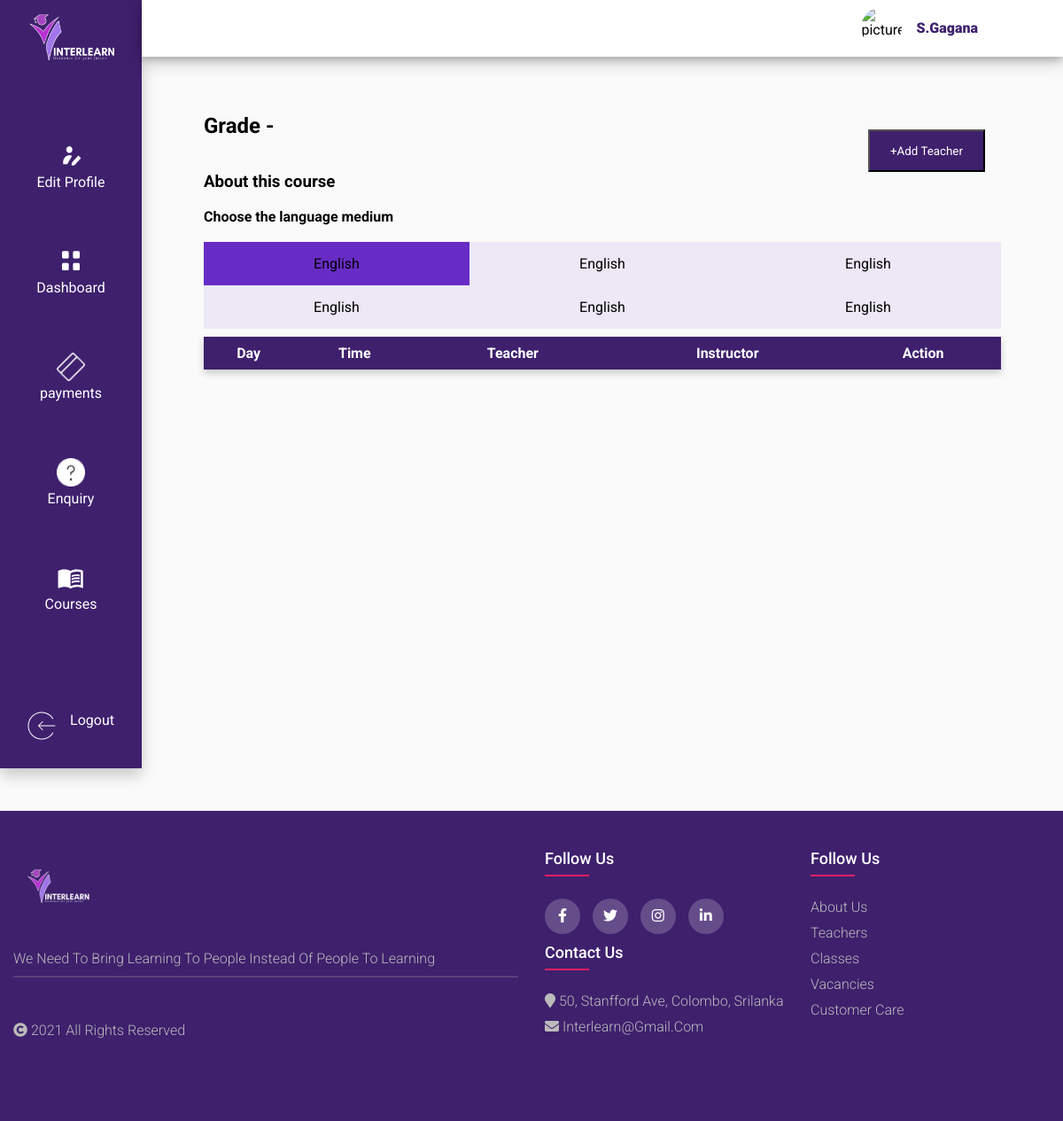
Screenshot of /public/receptionist/course/view/1?id=dfasfdsa (signed in) with the database file from the repository.
### tables this page shows
CREATE TABLE `subject` (
  `subject_id` varchar(255) NOT NULL,
  `subject` varchar(50) NOT NULL,
  `grade` varchar(4) NOT NULL,
  `language_medium` varchar(20) NOT NULL,
  `description` varchar(255) NOT NULL,
  `image` varchar(255) NOT NULL
);

### app/core/app.php (called while the page is built, shortened)
<?php
class App
 {
    protected $controller = '_404';
    protected $method = 'index';
    function __construct()
    {
        $arr=$this->getURL();
        $filename = "../app/controllers/".ucfirst($arr[0]).".php";
        if(file_exists($filename)){
            $this -> controller = $arr[0];
            unset($arr[0]);
        }
        else{
            require "../app/controllers/".$this->controller.".php";
        }
        $mycontroller = new $this->controller();
        $mymethod = $arr[1] ?? $this->method;
        if(!empty($arr[1])){
            if (method_exists($mycontroller,strtolower($mymethod)))
            {
            $this->method = strtolower($mymethod);
        unset($arr[1]);
            }
        }
        $arr = array_values($arr);
        call_user_func_array([$mycontroller,$this->method], $arr);
    }
    private function getURL()
    {
        $url = $_GET['url']??'home';
        $url = filter_var($url,FILTER_SANITIZE_URL);
        $arr = explode("/",$url);
        return $arr;
    }
}

### public/index.php (called while the page is built, shortened)
<?php
 $app = new app();

### app/core/database.php (called while the page is built, shortened)
<?php
class Database{
    private function connect()
    {
        $str="mysql:hostname=".DBHOST.";dbname=".DBNAME;
        $conn = new PDO($str,DBUSER,DBPASS);
        return $conn;
    }
    public function query($query,$data = [], $type = 'object')
    {
        $conn = $this -> connect();
        $stmt = $conn -> prepare($query);
        if($stmt)
        {
            $check = $stmt -> execute($data);
            if($check){
                if($type == 'object'){
                    $type = PDO::FETCH_OBJ;
                }
                else{
                    $type = PDO::FETCH_ASSOC;
                }
                $result = $stmt -> fetchAll($type);
                if(is_array($result) && count($result) >0 ){
                    return $result;
                }
            }
        }
        return false;
    }
}

### app/models/Subject.model.php (called while the page is built, shortened)
<?php
class Subject extends Model
{
    public $table = "subject";
    public function getMedium($subject_name, $grade){
        $query = "SELECT subject_id,language_medium FROM ".$this->table;
        $query .= " WHERE subject = :subjectName AND grade = :grade";
        $data['subjectName'] = $subject_name;
        $data['grade'] = $grade;
        $res = $this -> query($query,$data);
        if($res){
            return $res;
        }else{
            return false;
        }
    }
}

### app/views/receptionist/class.view.php (the view, shortened to what this page needs)
<div class="main-body-div">
    <div class="top-to-bottom-content">
        <div class="all-middle-content">
            <div class="recp_cl_container" onload="setTab()">
                <div class="recp_cl_content">
                    <button name="add-teacher" type="submit" class="recp_det_btn" id="button28" onclick="openModal()">+Add Teacher</button>
                    <?php if (!empty($subjects)) : ?>
                        <h2>Grade <?= esc($subjects[0][0]->grade) ?> - <?= esc($subjects[0][0]->subject) ?></h2>
                        <br><br>
                        <h3>About this course</h3>
                    <?php endif; ?>
                    <br>
                    <h4>Choose the language medium</h4><br>
                    <nav class="recp_cl_navbar">
                        <ul class="recp_cl_medium">
                            <?php if (!empty($mediums)) : ?>
                                <?php foreach ($mediums as $medium) : ?>
                                    <?php if ($medium->language_medium == 'Sinhala') : ?>
                                        <li><a href="<?= ROOT ?>/receptionist/course/view/1/?id=<?= $medium->subject_id ?>" id="Sinhala" class="recp_cl_nav"><?= $medium->language_medium ?></a></li>
                                    <?php elseif ($medium->language_medium == 'English') : ?>
                                        <li><a href="<?= ROOT ?>/receptionist/course/view/1/?id=<?= $medium->subject_id ?>" id="English" class="recp_cl_nav"><?= $medium->language_medium ?></a></li>
                                    <?php else : ?>
                                        <li><a href="<?= ROOT ?>/receptionist/course/view/1/?id=<?= $medium->subject_id ?>" id="Tamil" class="recp_cl_nav"><?= $medium->language_medium ?></a></li>
                                    <?php endif; ?>
                                <?php endforeach; ?>
                            <?php endif; ?>
                        </ul>
                    </nav>
                    <div class="recp_cl_staff">
                        <table class="teacher-class-table">
                            <th>Day</th>
                            <th>Time</th>
                            <th>Teacher </th>
                            <th>Instructor </th>
                            <th>Action</th>
                        </table>
                    </div>
                    <br><br>
                    <br><br>
                </div>
            </div>
        </div>
    </div>
</div>

### rows the page displays
subject: language_medium "English"
subject: language_medium "English"
subject: language_medium "English"
subject: language_medium "English"
subject: language_medium "English"
subject: language_medium "English"

### other values shown
Auth::getusername() "S.Gagana"
